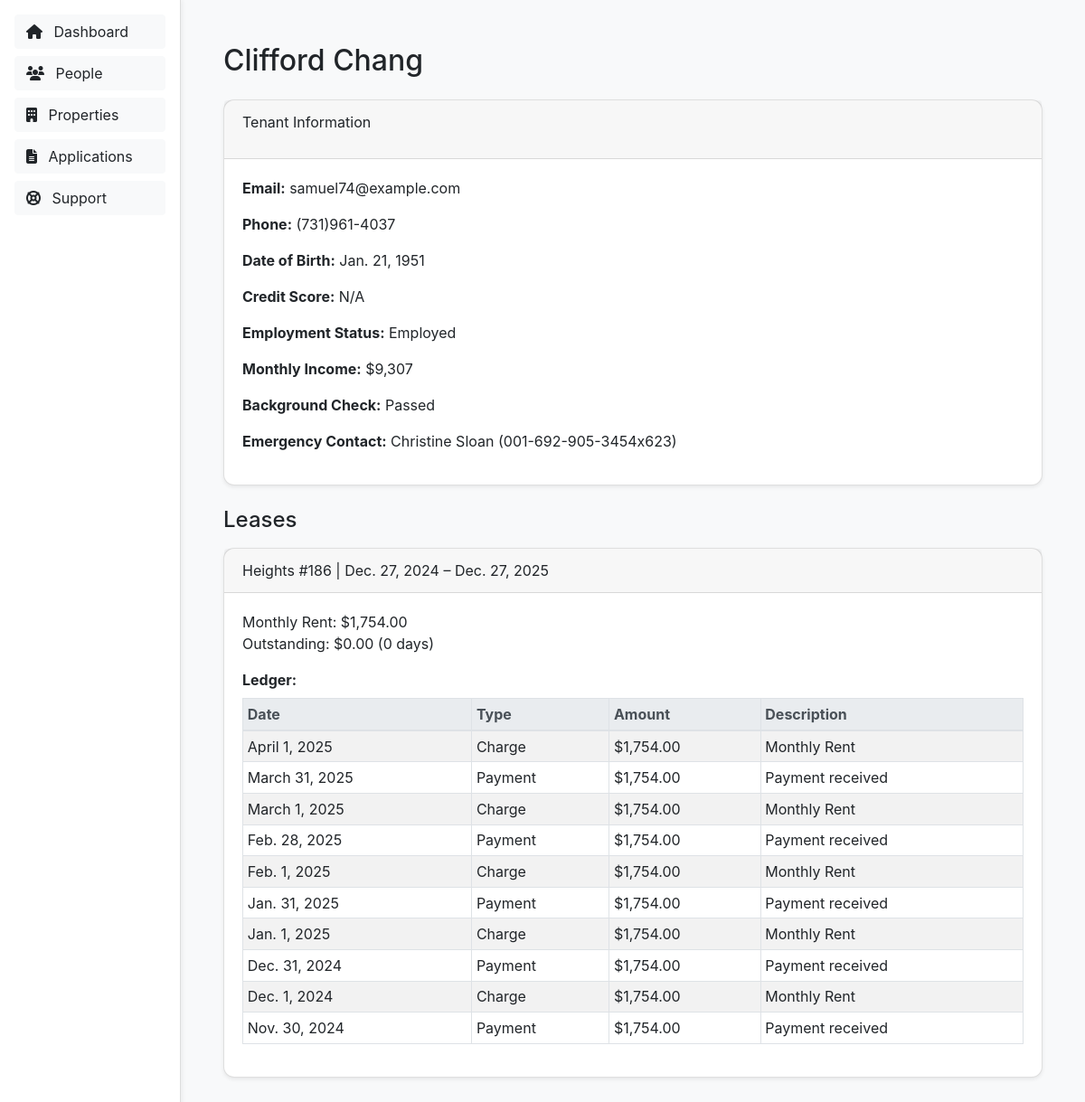
/people/10001/, run on the app's committed database.
### rentals/models.py (models this page shows, shortened)
class Tenant(models.Model):
    name = models.CharField(max_length=100)
    email = models.EmailField()
    phone = models.CharField(max_length=20, blank=True)
    date_of_birth = models.DateField(null=True, blank=True)
    credit_score = models.IntegerField(null=True, blank=True)
    employment_status = models.BooleanField(default=False)
    monthly_income = models.DecimalField(max_digits=10, decimal_places=2, null=True, blank=True)
    background_check_passed = models.BooleanField(default=False)
    emergency_contact_name = models.CharField(max_length=100, blank=True)
    emergency_contact_phone = models.CharField(max_length=20, blank=True)
    notes = models.TextField(blank=True)

class Lease(models.Model):
    unit = models.ForeignKey(Unit, on_delete=models.CASCADE)
    tenant = models.ForeignKey(Tenant, on_delete=models.CASCADE)
    start_date = models.DateField()
    end_date = models.DateField()
    monthly_rent = models.DecimalField(max_digits=8, decimal_places=2, default=0)
    outstanding_balance = models.DecimalField(max_digits=10, decimal_places=2, default=0)
    outstanding_balance_age_days = models.IntegerField(default=0)

class Unit(models.Model):
    name = models.CharField(max_length=100)
    number = models.CharField(max_length=100)
    property = models.ForeignKey(Property, on_delete=models.SET_NULL, null=True, blank=True)
    monthly_rent = models.DecimalField(max_digits=8, decimal_places=2, default=0)
    is_occupied = models.BooleanField(default=False)

class Property(models.Model):
    name = models.CharField(max_length=100)
    address = models.CharField(max_length=200)

class Charge(models.Model):
    lease = models.ForeignKey(Lease, related_name='charges', on_delete=models.CASCADE)
    description = models.CharField(max_length=255, default='Monthly Rent')
    amount = models.DecimalField(max_digits=8, decimal_places=2)
    due_date = models.DateField()

class Payment(models.Model):
    lease = models.ForeignKey(Lease, related_name='payments', on_delete=models.CASCADE)
    amount = models.DecimalField(max_digits=8, decimal_places=2)
    date = models.DateField(default=timezone.now)

### rentals/views.py (the view)
# urls.py: path('people/<int:tenant_id>/', views.person_detail, name='person_detail'),
def person_detail(request, tenant_id):
    tenant = get_object_or_404(
        Tenant.objects.prefetch_related(
            Prefetch('lease_set', queryset=Lease.objects.select_related('unit__property').prefetch_related('payments', 'charges'))
        ),
        pk=tenant_id
    )
    for lease in tenant.lease_set.all():
        transactions = []
        for charge in lease.charges.all():
            transactions.append({
                'type': 'Charge',
                'amount': charge.amount,
                'date': charge.due_date,
                'description': charge.description or '',
            })
        for payment in lease.payments.all():
            transactions.append({
                'type': 'Payment',
                'amount': payment.amount,
                'date': payment.date,
                'description': f'Payment received',
            })
        lease.ledger = sorted(transactions, key=lambda x: x['date'], reverse=True)
    context = {
        'tenant': tenant
    }
    return render(request, 'rentals/person_detail.html', context)

### rentals/templates/rentals/person_detail.html (shortened to what this page needs)
{% load humanize %}
<!DOCTYPE html>
<html>
<head>
    <link rel="stylesheet" href="https://stackpath.bootstrapcdn.com/bootstrap/4.5.2/css/bootstrap.min.css">
    <link rel="stylesheet" href="https://cdnjs.cloudflare.com/ajax/libs/font-awesome/6.5.0/css/all.min.css">
</head>
<body>
    <div id="sidebar">
        <a href="{% url 'dashboard' %}" class="btn btn-light mb-2"><i class="fas fa-home mr-2"></i> Dashboard</a>
        <a href="{% url 'people' %}" class="btn btn-light mb-2"><i class="fas fa-users mr-2"></i> People</a>
        <a href="{% url 'properties' %}" class="btn btn-light mb-2"><i class="fas fa-building mr-2"></i> Properties</a>
        <button class="btn btn-light mb-2"><i class="fas fa-file-alt mr-2"></i> Applications</button>
        <button class="btn btn-light mb-2"><i class="fas fa-life-ring mr-2"></i> Support</button>
    </div>
    <div class="container-fluid">
        <h2 class="mt-3 mb-4">{{ tenant.name }}</h2>
        <div class="card shadow-sm mb-4">
            <div class="card-header">
                <p>Tenant Information</p>
            </div>
            <div class="card-body">
                <p><strong>Email:</strong> {{ tenant.email }}</p>
                <p><strong>Phone:</strong> {{ tenant.phone }}</p>
                <p><strong>Date of Birth:</strong> {{ tenant.date_of_birth|default:"N/A" }}</p>
                <p><strong>Credit Score:</strong> {{ tenant.credit_score|default:"N/A" }}</p>
                <p><strong>Employment Status:</strong>
                    {% if tenant.employment_status %}Employed{% else %}Unemployed{% endif %}
                </p>
                <p><strong>Monthly Income:</strong>
                    {% if tenant.monthly_income %}
                        ${{ tenant.monthly_income|floatformat:0|intcomma }}
                    {% else %}
                        N/A
                    {% endif %}
                </p>
                <p><strong>Background Check:</strong>
                    {% if tenant.background_check_passed %}Passed{% else %}Failed{% endif %}
                </p>
                <p><strong>Emergency Contact:</strong>
                    {{ tenant.emergency_contact_name|default:"N/A" }} ({{ tenant.emergency_contact_phone|default:"N/A" }})
                </p>
            </div>
        </div>
        <h4 class="mb-3">Leases</h4>
        {% for lease in tenant.lease_set.all %}
        <div class="card mb-3 shadow-sm">
            <div class="card-header">
                {{ lease.unit.property.name }} #{{ lease.unit.number }} | {{ lease.start_date }} – {{ lease.end_date }}
            </div>
            <div class="card-body">
                <p>Monthly Rent: ${{ lease.monthly_rent|floatformat:2|intcomma }}<br>
                    Outstanding: ${{ lease.outstanding_balance|floatformat:2|intcomma }} ({{ lease.outstanding_balance_age_days }} days)</p>
                <strong>Ledger:</strong>
                <table class="table table-sm table-striped table-bordered mt-2">
                    <thead class="thead-light">
                        <tr>
                            <th>Date</th>
                            <th>Type</th>
                            <th>Amount</th>
                            <th>Description</th>
                        </tr>
                    </thead>
                    <tbody>
                        {% if lease.ledger %}
                            {% for entry in lease.ledger %}
                            <tr>
                                <td>{{ entry.date }}</td>
                                <td>{{ entry.type }}</td>
                                <td>${{ entry.amount|floatformat:2|intcomma }}</td>
                                <td>{{ entry.description }}</td>
                            </tr>
                            {% endfor %}
                        {% else %}
                            <tr>
                                <td colspan="4">No transactions yet</td>
                            </tr>
                        {% endif %}
                    </tbody>
                </table>
            </div>
        </div>
        {% empty %}
            <p class="text-muted">This tenant has no leases.</p>
        {% endfor %}
    </div>
</body>
</html>

### rentals/templates/rentals/person_detail.html (style rules this page uses)
body { padding: 2rem; background-color: #f8f9fa; margin-left: 200px; }
a { color: black; }
.card { border-radius: 0.75rem; }
#sidebar { position: fixed; top: 0; left: 0; width: 200px; height: 100%; background-color: #ffffff; border-right: 1px solid #ddd; padding: 1rem; box-shadow: 2px 0 5px rgba(0, 0, 0, 0.05); z-index: 1050; overflow-y: auto; }
#sidebar .btn { background-color: #f8f9fa; border-radius: 4px; margin-bottom: 0.5rem; width: 100%; text-align: left; }

### data on the page
Tenant: name "Clifford Chang", email "samuel74@example.com", phone "(731)961-4037", date_of_birth "Jan. 21, 1951", credit_score "N/A", monthly_income "9,307", emergency_contact_name "Christine Sloan", emergency_contact_phone "001-692-905-3454x623"
Lease: unit.property.name "Heights", unit.number "186", start_date "Dec. 27, 2024", end_date "Dec. 27, 2025", monthly_rent "1,754.00", outstanding_balance "0.00", outstanding_balance_age_days "0", type "Charge" "Payment" "Charge" "Payment" "Charge" "Payment" "Charge" "Payment" "Charge" "Payment", description "Payment received" "Payment received" "Payment received" "Payment received" "Payment received"
